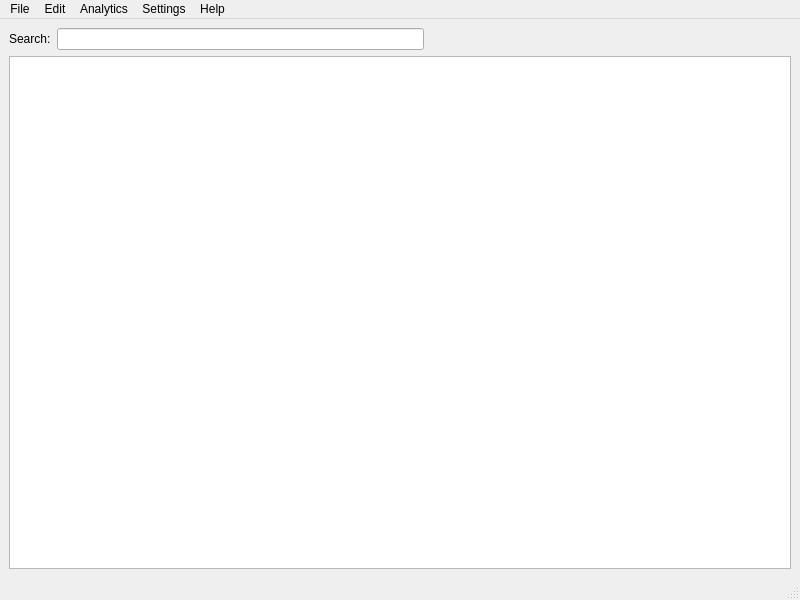
<?xml version="1.0" encoding="UTF-8"?>
<ui version="4.0">
 <class>MainWindow</class>
 <widget class="QMainWindow" name="MainWindow">
  <property name="geometry">
   <rect>
    <x>0</x>
    <y>0</y>
    <width>800</width>
    <height>600</height>
   </rect>
  </property>
  <property name="windowTitle">
   <string>Construction Equipment Manager</string>
  </property>
  <widget class="QWidget" name="centralwidget">
   <layout class="QVBoxLayout" name="verticalLayout">
    <item>
     <layout class="QHBoxLayout" name="searchLayout">
      <item>
       <widget class="QLabel" name="searchLabel">
        <property name="text">
         <string>Search:</string>
        </property>
       </widget>
      </item>
      <item>
       <widget class="QLineEdit" name="searchEdit"/>
      </item>
      <item>
       <spacer name="horizontalSpacer">
        <property name="orientation">
         <enum>Qt::Orientation::Horizontal</enum>
        </property>
        <property name="sizeHint" stdset="0">
         <size>
          <width>40</width>
          <height>20</height>
         </size>
        </property>
       </spacer>
      </item>
     </layout>
    </item>
    <item>
     <widget class="QTableView" name="tableView"/>
    </item>
   </layout>
  </widget>
  <widget class="QMenuBar" name="menubar">
   <property name="geometry">
    <rect>
     <x>0</x>
     <y>0</y>
     <width>800</width>
     <height>21</height>
    </rect>
   </property>
   <widget class="QMenu" name="menuFile">
    <property name="title">
     <string>File</string>
    </property>
    <addaction name="actionNew"/>
    <addaction name="actionOpen"/>
    <addaction name="actionSave"/>
    <addaction name="actionSaveAs"/>
    <addaction name="separator"/>
    <addaction name="actionPrint"/>
    <addaction name="separator"/>
    <addaction name="actionExit"/>
   </widget>
   <widget class="QMenu" name="menuEdit">
    <property name="title">
     <string>Edit</string>
    </property>
    <addaction name="actionAdd"/>
    <addaction name="actionEdit"/>
    <addaction name="actionDelete"/>
    <addaction name="separator"/>
    <addaction name="actionFind"/>
   </widget>
   <widget class="QMenu" name="menuView">
    <property name="title">
     <string>Analytics</string>
    </property>
    <addaction name="actionShowChart"/>
   </widget>
   <widget class="QMenu" name="menuSettings">
    <property name="title">
     <string>Settings</string>
    </property>
   </widget>
   <widget class="QMenu" name="menuHelp">
    <property name="title">
     <string>Help</string>
    </property>
    <addaction name="actionAbout"/>
   </widget>
   <addaction name="menuFile"/>
   <addaction name="menuEdit"/>
   <addaction name="menuView"/>
   <addaction name="menuSettings"/>
   <addaction name="menuHelp"/>
  </widget>
  <widget class="QStatusBar" name="statusbar"/>
  <action name="actionNew">
   <property name="text">
    <string>New File</string>
   </property>
   <property name="shortcut">
    <string>Ctrl+N</string>
   </property>
  </action>
  <action name="actionOpen">
   <property name="text">
    <string>Open</string>
   </property>
   <property name="shortcut">
    <string>Ctrl+O</string>
   </property>
  </action>
  <action name="actionSave">
   <property name="text">
    <string>Save</string>
   </property>
   <property name="shortcut">
    <string>Ctrl+S</string>
   </property>
  </action>
  <action name="actionSaveAs">
   <property name="text">
    <string>Save As...</string>
   </property>
   <property name="shortcut">
    <string>Ctrl+Shift+S</string>
   </property>
  </action>
  <action name="actionPrint">
   <property name="text">
    <string>Print</string>
   </property>
   <property name="shortcut">
    <string>Ctrl+P</string>
   </property>
  </action>
  <action name="actionExit">
   <property name="text">
    <string>Exit</string>
   </property>
   <property name="shortcut">
    <string>Ctrl+Q</string>
   </property>
  </action>
  <action name="actionAdd">
   <property name="text">
    <string>Add Equipment</string>
   </property>
   <property name="shortcut">
    <string>Ctrl+Shift+N</string>
   </property>
  </action>
  <action name="actionEdit">
   <property name="text">
    <string>Edit Equipment</string>
   </property>
   <property name="shortcut">
    <string>Ctrl+E</string>
   </property>
  </action>
  <action name="actionDelete">
   <property name="text">
    <string>Delete Equipment</string>
   </property>
   <property name="shortcut">
    <string>Del</string>
   </property>
  </action>
  <action name="actionFind">
   <property name="text">
    <string>Find</string>
   </property>
   <property name="shortcut">
    <string>Ctrl+F</string>
   </property>
  </action>
  <action name="actionShowChart">
   <property name="text">
    <string>Show Chart</string>
   </property>
  </action>
  <action name="actionSettings">
   <property name="text">
    <string>Settings</string>
   </property>
  </action>
  <action name="actionAbout">
   <property name="text">
    <string>About</string>
   </property>
  </action>
 </widget>
 <resources/>
 <connections/>
</ui>
